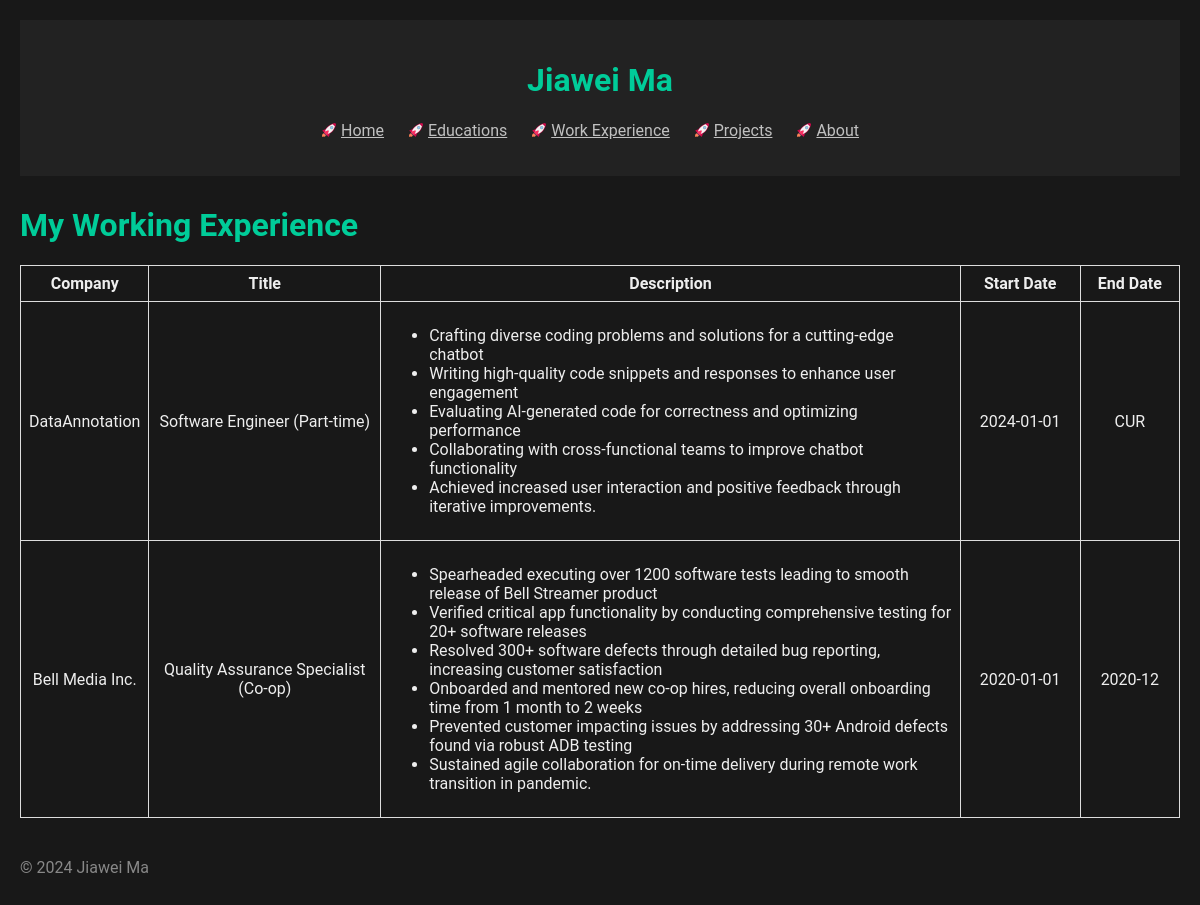
The app's page /work with its own data.
### model.py (models this page shows)
class WorkExperience(db.Model):
    __tablename__ = "work_experience"
    id = db.Column(db.Integer, primary_key=True)
    company = db.Column(db.String, nullable=False)
    title = db.Column(db.String, nullable=False)
    start_date = db.Column(db.Date)
    end_date = db.Column(db.Date)
    description = db.Column(db.Text)

### app.py (the view)
@app.route('/work')
def work():
    works = db.session.query(WorkExperience).all()
    for w in works:
        if w.end_date:
            w.end_date = w.end_date.strftime("%Y-%m")
        else:
            w.end_date = 'CUR'
    return render_template('work.html', works=works)

### templates/work.html
{% extends 'base.html' %}
{% block content %}
  <h1>My Working Experience</h1>
  <table>
  <tr>
    <th style="width:10%">Company</th>
    <th style="width:20%">Title</th>
    <th style="width:50%">Description</th>
    <th>Start Date</th>
    <th>End Date</th>
  </tr>
  {% for work in works %}
  <tr>
    <td>{{ work.company }}</td>
    <td>{{ work.title }}</td>
    <td class="description">
      <ul>
        {% for sentence in work.description.split('. ') %}
            <li>{{ sentence }}</li>
        {% endfor %}
      </ul>
    </td>
    <td>{{ work.start_date }}</td>
    <td>{{ work.end_date }}</td>
  </tr>
  {% endfor %}
</table>
{% endblock %}

### static/style.css (style rules this page uses)
body { background-color: #181818; color: #eee; font-family: 'Roboto', sans-serif; margin: 0; padding: 20px; }
h1, h2 { color: #00cc99; }
table { border-collapse: collapse; width: 100%; }
th, td { border: 1px solid #dddddd; text-align: center; padding: 8px; }
td.description { text-align: left; }

### records on screen
WorkExperience: company "DataAnnotation", title "Software Engineer (Part-time)", sentence "Crafting diverse coding problems and solutions for a cutting-edge chatbot" "Writing high-quality code snippets and responses to enhance user engagement" "Evaluating AI-generated code for correctness and optimizing performance" "Collaborating with cross-functional teams to improve chatbot functionality" "Achieved increased user interaction and positive feedback through iterative improvements.", start_date "2024-01-01", end_date "CUR"
WorkExperience: company "Bell Media Inc.", title "Quality Assurance Specialist (Co-op)", sentence "Spearheaded executing over 1200 software tests leading to smooth release of Bell Streamer product" "Verified critical app functionality by conducting comprehensive testing for 20+ software releases" "Resolved 300+ software defects through detailed bug reporting, increasing customer satisfaction" "Onboarded and mentored new co-op hires, reducing overall onboarding time from 1 month to 2 weeks" "Prevented customer impacting issues by addressing 30+ Android defects found via robust ADB testing" "Sustained agile collaboration for on-time delivery during remote work transition in pandemic.", start_date "2020-01-01", end_date "2020-12"
